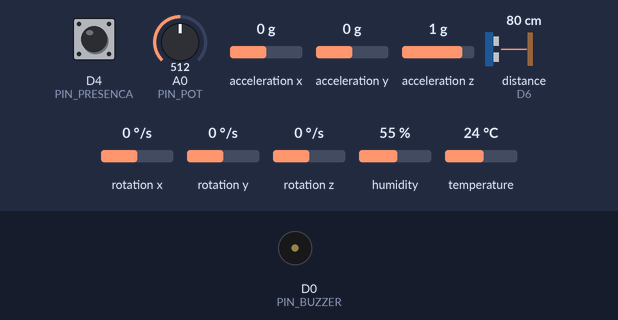
Bench run of a sketch on a simulated ESP8266 (NodeMCU). Shown: buzzer (waves = sounding, pin HIGH). Wiring (inferred from the names in the program): ultrasonic range finder: trigger D5; echo D6. The test bench sets the inputs (shaded band); at power-on: D4 (PIN_PRESENCA) HIGH, A0 (PIN_POT) = 512, acceleration x 0 g, acceleration y 0 g, acceleration z 1 g, distance to the obstacle (sensor on D6) 80 cm, rotation x 0 °/s, rotation y 0 °/s, rotation z 0 °/s, humidity 55 %, temperature 24 °C. The echo pulse lasts 58.3 µs per cm; WiFi joins after 1.5 s; servers stay silent unless stated; uploads are accepted with an empty reply; pins used as bus, display or sensor lines are not drawn; what the sketch prints to the serial monitor is not drawn.

Above: at 1.1 s.
At 3.1 s:
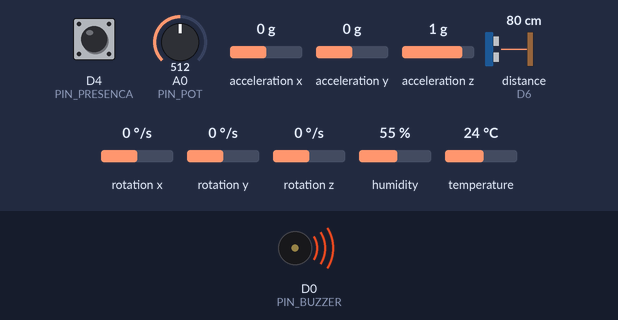
Timing chart, 0 to 4.6 s (numbered marks = the images above):
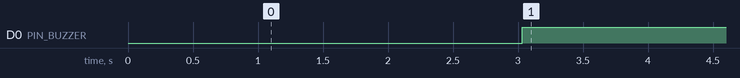

Measured:
- by itself, D0 (PIN_BUZZER): LOW → HIGH at 3.0 s

The sketch:

Envio_JSON_NodeMCU.ino
```cpp
#include <ESP8266WiFi.h>
#include <ESP8266HTTPClient.h>
#include <DHT.h>
#include <Wire.h>
#include <Adafruit_MPU6050.h>
#include <Adafruit_Sensor.h>
#include <ArduinoJson.h>

// --- CREDENCIAIS WiFi ---
const char* ssid = "SEU_SSID";
const char* password = "SUA_SENHA";
const char* serverUrl = "http://SEU_IP:8080/api/sensor-data";

// --- MAPEAMENTO DE PINOS (NodeMCU) ---
#define DHTPIN D3              // GPIO 0 - DHT11
#define DHTTYPE DHT11

#define PIN_PRESENCA D4        // GPIO 2 - IR LM393
#define PIN_TRIG D5            // GPIO 14 - HC-SR04 Trigger
#define PIN_ECHO D6            // GPIO 12 - HC-SR04 Echo
#define PIN_POT A0             // ADC0 - Potenciômetro (Consumo Energético)
#define PIN_BUZZER D0          // GPIO 16 - Alarme (LED + Buzzer)

// --- INSTÂNCIAS DAS BIBLIOTECAS ---
DHT dht(DHTPIN, DHTTYPE);
Adafruit_MPU6050 mpu;
WiFiClient wifiClient;
HTTPClient http;

// --- VARIÁVEIS DE TEMPORIZAÇÃO ---
unsigned long tempoAnterior = 0;
const long intervaloVarredura = 2000; // Ciclo de varredura de 2 segundos

void setup() {
  Serial.begin(115200);
  delay(1000);

  Serial.println("\n\n--- Inicializando Sistema ---");

  // Inicialização de Sensores e Atuadores
  dht.begin();

  pinMode(PIN_PRESENCA, INPUT);
  pinMode(PIN_TRIG, OUTPUT);
  pinMode(PIN_ECHO, INPUT);
  pinMode(PIN_BUZZER, OUTPUT);

  digitalWrite(PIN_BUZZER, LOW); // Garante alarme desligado no início

  // Inicialização do Wire para I2C (SDA=D2/GPIO4, SCL=D1/GPIO5 no NodeMCU)
  Wire.begin(D2, D1); // SDA, SCL
  delay(500);

  // Inicialização do MPU6050
  if (!mpu.begin(0x68)) {
    Serial.println("{\"erro\":\"Falha ao iniciar o sensor MPU6050!\"}");
  } else {
    Serial.println("MPU6050 inicializado com sucesso!");
    // Configurações ótimas para detecção de vibração estrutural
    mpu.setAccelerometerRange(MPU6050_RANGE_2_G);
    mpu.setFilterBandwidth(MPU6050_BAND_21_HZ);
  }

  // Conectar ao WiFi
  conectarWiFi();
}

void loop() {
  unsigned long tempoAtual = millis();

  // Reconectar WiFi se desconectado
  if (WiFi.status() != WL_CONNECTED) {
    Serial.println("WiFi desconectado, tentando reconectar...");
    conectarWiFi();
  }

  // Executa a leitura e lógica a cada 2 segundos
  if (tempoAtual - tempoAnterior >= intervaloVarredura) {
    tempoAnterior = tempoAtual;

    // 1 e 2. LEITURA DE TEMPERATURA E UMIDADE (DHT11)
    float temperatura = dht.readTemperature();
    float umidade = dht.readHumidity();

    if (isnan(temperatura) || isnan(umidade)) {
      temperatura = 0.0;
      umidade = 0.0;
    }

    // 3. LEITURA DE VIBRAÇÃO ESTRUTURAL (MPU6050)
    sensors_event_t a, g, temp;
    mpu.getEvent(&a, &g, &temp);

    float vibracao = sqrt(pow(a.acceleration.x, 2) + pow(a.acceleration.y, 2) + pow(a.acceleration.z - 9.81, 2)) * 1.0;
    if (vibracao < 0.0) vibracao = 0.0;
    if (vibracao > 10.0) vibracao = 10.0;

    // 4. LEITURA DO CONSUMO ENERGÉTICO (Potenciômetro)
    int valorADC = analogRead(PIN_POT);
    float consumoW = (valorADC / 1023.0) * 1100.0; // NodeMCU tem 10 bits (0-1023)
    float correnteA = (consumoW / 220.0);

    // 5. LEITURA DE PRESENÇA EM ÁREA RESTRITA (IR LM393)
    int presencaRaw = digitalRead(PIN_PRESENCA);
    bool presencaInvasao = (presencaRaw == LOW);

    // 6. LEITURA DO VOLUME DE ÁGUA POTÁVEL (HC-SR04)
    digitalWrite(PIN_TRIG, LOW);
    delayMicroseconds(2);
    digitalWrite(PIN_TRIG, HIGH);
    delayMicroseconds(10);
    digitalWrite(PIN_TRIG, LOW);

    long duracaoEcho = pulseIn(PIN_ECHO, HIGH, 30000);
    float distanciaCm = (duracaoEcho * 0.0343) / 2.0;

    float volumeLitros = 0.0;
    if (duracaoEcho > 0 && distanciaCm >= 2.0 && distanciaCm <= 20.0) {
      volumeLitros = map(distanciaCm * 100, 2000, 20000, 10000, 0) / 100.0; // Conversão corrigida
    } else if (distanciaCm < 2.0 && duracaoEcho > 0) {
      volumeLitros = 100.0;
    } else {
      volumeLitros = 0.0;
    }

    // --- CRITÉRIOS DE ACIONAMENTO DOS ALARMES ---
    bool alarmeAtivo = false;

    if (temperatura > 40.0) alarmeAtivo = true;
    if (umidade < 20.0 || umidade > 80.0) alarmeAtivo = true;
    if (vibracao > 7.0) alarmeAtivo = true;
    if (volumeLitros < 20.0) alarmeAtivo = true;
    if (consumoW > 1000.0 || correnteA > 4.5) alarmeAtivo = true;
    if (presencaInvasao) alarmeAtivo = true;

    // Ativação do Buzzer/LED
    if (alarmeAtivo) {
      digitalWrite(PIN_BUZZER, HIGH);
    } else {
      digitalWrite(PIN_BUZZER, LOW);
    }

    // --- CRIAR JSON E ENVIAR PARA O SERVIDOR ---
    StaticJsonDocument<256> doc;
    doc["temperatura"] = round(temperatura * 10) / 10.0;
    doc["umidade"] = round(umidade * 10) / 10.0;
    doc["vibracao"] = round(vibracao * 100) / 100.0;
    doc["consumo_watts"] = round(consumoW * 10) / 10.0;
    doc["corrente_amperes"] = round(correnteA * 100) / 100.0;
    doc["presenca_invasao"] = presencaInvasao ? 1 : 0;
    doc["volume_agua"] = round(volumeLitros * 10) / 10.0;
    doc["status_alarme"] = alarmeAtivo ? 1 : 0;

    String jsonString;
    serializeJson(doc, jsonString);

    // Imprimir no Serial
    Serial.println(jsonString);

    // Enviar para o servidor
    if (WiFi.status() == WL_CONNECTED) {
      enviarDados(jsonString);
    }
  }
}

void conectarWiFi() {
  int tentativas = 0;
  Serial.print("Conectando a WiFi: ");
  Serial.println(ssid);

  WiFi.mode(WIFI_STA);
  WiFi.begin(ssid, password);

  while (WiFi.status() != WL_CONNECTED && tentativas < 20) {
    delay(500);
    Serial.print(".");
    tentativas++;
  }

  if (WiFi.status() == WL_CONNECTED) {
    Serial.println("\nWiFi conectado!");
    Serial.print("IP: ");
    Serial.println(WiFi.localIP());
  } else {
    Serial.println("\nFalha ao conectar WiFi. Continuando sem conexão...");
  }
}

void enviarDados(String jsonData) {
  if (http.begin(wifiClient, serverUrl)) {
    http.addHeader("Content-Type", "application/json");

    int httpCode = http.POST(jsonData);

    if (httpCode > 0) {
      if (httpCode == HTTP_CODE_OK) {
        Serial.println("Dados enviados com sucesso!");
      } else {
        Serial.print("Erro HTTP: ");
        Serial.println(httpCode);
      }
    } else {
      Serial.println("Falha na requisição HTTP");
    }

    http.end();
  } else {
    Serial.println("Falha ao conectar ao servidor");
  }
}
```
